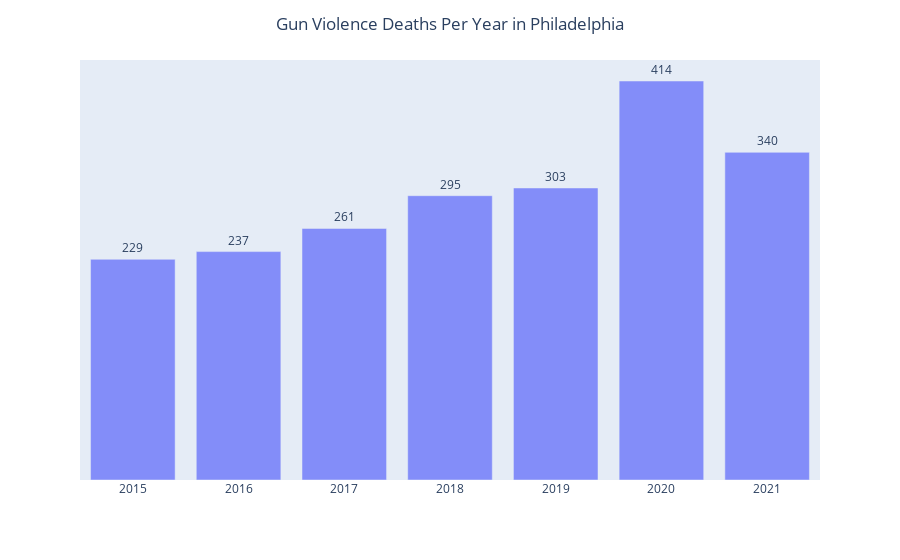

Write notebook code for a chart like this one.
### Code cell
fig = px.bar(fatal_shootings_per_year, x=year_labels1, y=fatal_shootings, 
            text=fatal_shootings, opacity=0.75)
fig.update_traces(texttemplate='%{text:,}', textposition='outside')
fig.update_layout(title_text='Gun Violence Deaths Per Year in Philadelphia', title_x=0.5)
fig.update_yaxes(visible=False)
fig.update_xaxes(title='', visible=True, showticklabels=True)
fig.show()

### Figure 1 — Plotly figure (JSON) as saved in the notebook; plotly's stock layout.template omitted (floating-point values rounded to 4 significant figures)
{"data": [{"alignmentgroup": "True", "hovertemplate": "x=%{x}<br>y=%{y}<br>text=%{text}<extra></extra>", "legendgroup": "", "marker": {"color": "#636efa", "opacity": 0.75, "pattern": {"shape": ""}}, "name": "", "offsetgroup": "", "orientation": "v", "showlegend": false, "text": [229, 237, 261, 295, 303, 414, 340], "textposition": "outside", "texttemplate": "%{text:,}", "type": "bar", "x": [2015, 2016, 2017, 2018, 2019, 2020, 2021], "xaxis": "x", "y": [229, 237, 261, 295, 303, 414, 340], "yaxis": "y"}], "layout": {"barmode": "relative", "legend": {"tracegroupgap": 0}, "margin": {"t": 60}, "title": {"text": "Gun Violence Deaths Per Year in Philadelphia", "x": 0.5}, "xaxis": {"anchor": "y", "domain": [0, 1], "showticklabels": true, "title": {"text": ""}, "visible": true}, "yaxis": {"anchor": "x", "domain": [0, 1], "title": {"text": "y"}, "visible": false}}}
